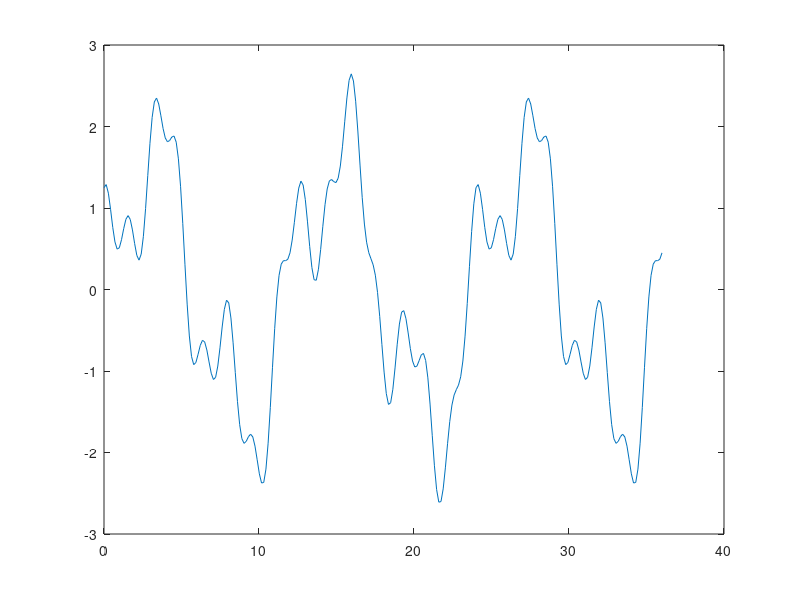

Here is the MATLAB script that generated this plot: (Note: this script raises an error after producing the figure.)
close all; clear;

%dt = 0.37;
%t = dt:dt:12;
t = linspace(0,36,2^8);
dt = t(2)-t(1);
%dt = 0.36;
%t = 0:dt:12;
T1 = 12;
T2 = 4;
T3 = 1.6;
omega1 = 2*pi/T1;
omega2 = 2*pi/T2;
omega3 = 2*pi/T3;
amp1 = 1.6;
amp2 = 0.85;
amp3 = 0.4;
eta = amp1*sin(omega1*t) + amp2*cos(omega2*t) + amp3*cos(omega3*t);% + rand(1,length(t));
%subplot(2,1,1)
plot(t,eta)
N = length(eta);

%% get Fourier coefficents
pause
tstart=tic;
[A0,A,B] = get_fourier_coeffs(eta,1);

%% get energy from Fourier coefficents
[S,amp_sq,f]=get_energy(A,B,N,dt);
time_fourier = toc(tstart);

%% FFT
tstart=tic;
Xn = fft(dt*eta,N);
%amp_sq_fft = 1/(dt*N) * (Xn.*conj(Xn));
%amp_sq_fft(N/2+2:end) = [];
Gyy = 2/(dt*N) * (Xn.*conj(Xn));
Gyy(N/2+2:end) = [];
time_fft=toc(tstart);

%% plot and compare traditional Fourier to FFT Amplitudes
% figure
% subplot(2,1,1)
% bar(f,amp_sq,'r')
% grid
% title('Traditional Fourier')
% ylabel('Amplitude Squared (units^2)')
% 
% subplot(2,1,2)
% bar(f,amp_sq_fft(2:N/2+1),'k')
% grid
% xlabel('f (Hz)')
% title('FFT')
% ylabel('Amplitude Squared (units^2)')

%% plot and compare traditional Fourier to FFT Power spectra
pause
figure
%subplot(2,1,1)
plot(f,S,'r');
grid
ylabel('Energy Density (units^2/Hz or units^2*s)')
title('One-sided power spectrum:  Traditional Fourier')
%disp(['Total signal energy is ',num2str(trapz(f,S)), ' units^2'])

% subplot(2,1,2)
% plot(f,Gyy(2:N/2+1),'k')
% grid on
% xlabel('f (Hz)')
% ylabel('Energy Density (units^2/Hz or units^2*s)')
% title('One-sided power spectrum:  FFT version')

%% speed-up
disp(['FFT is ',num2str(time_fourier/time_fft),' times faster than traditional Fourier.'])
